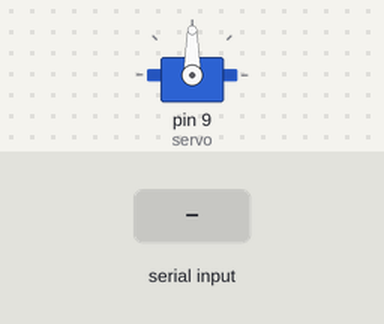
Bench run of a sketch on a simulated Arduino Uno, built with avr-gcc and run on an emulated ATmega328P. On the bench: servo. The test bench sets the inputs (shaded band).

Above: at 1.2 s.
1.3 s: "1" received over Serial
At 1.8 s:
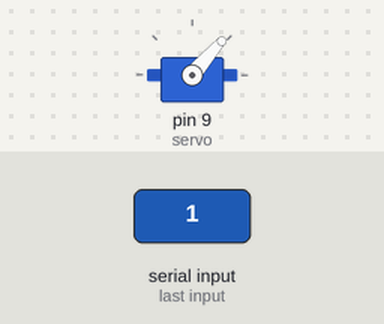
4.9 s: "0" received over Serial
At 5.8 s:
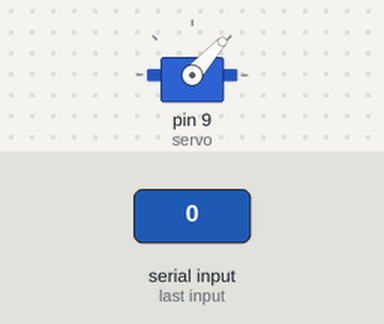
Timing chart, 0 to 7.9 s (numbered marks = the images above; inputs shaded):
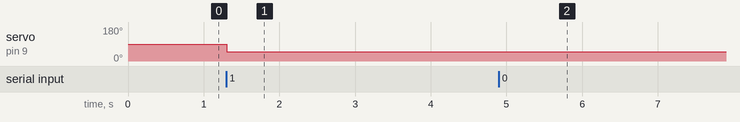

The sketch:

servo_test_3_PD.ino
```cpp
/*
 * Test - Servo HS-5055MG Hitec pilotato da PureData
 */
#include "Servo.h"

Servo servo;
boolean bSendSerial;


// SETUP ///////////////////////////////////////////////
void setup()
{
  Serial.begin(9600);
  //servo.attach(9);

  // 750us e 2250us are min and max pulse width values
  // for the Hitec HS-5055MG RC servo
  servo.attach(9, 750, 2250);
  bSendSerial = false;
}

// LOOP ////////////////////////////////////////////////
void loop()
{
  while(Serial.available())
  {
    byte angle = Serial.read();
    if( angle == 255 )
      bSendSerial = true;
    else if( angle == 254 )
      bSendSerial = false;
    else
    {
      //angle = constrain( angle, 21, 166);
      servo.write(angle);
    }
  }

  if(bSendSerial)
  {
    char feedback = servo.read();
    Serial.write( feedback );
  }

  delay(5);
}
```

Measured:
- after the input at 1.3 s, servo on pin 9 (servo): 90° → 49° at once
- after the input at 4.9 s, servo on pin 9 (servo): 49° → 48° at once
